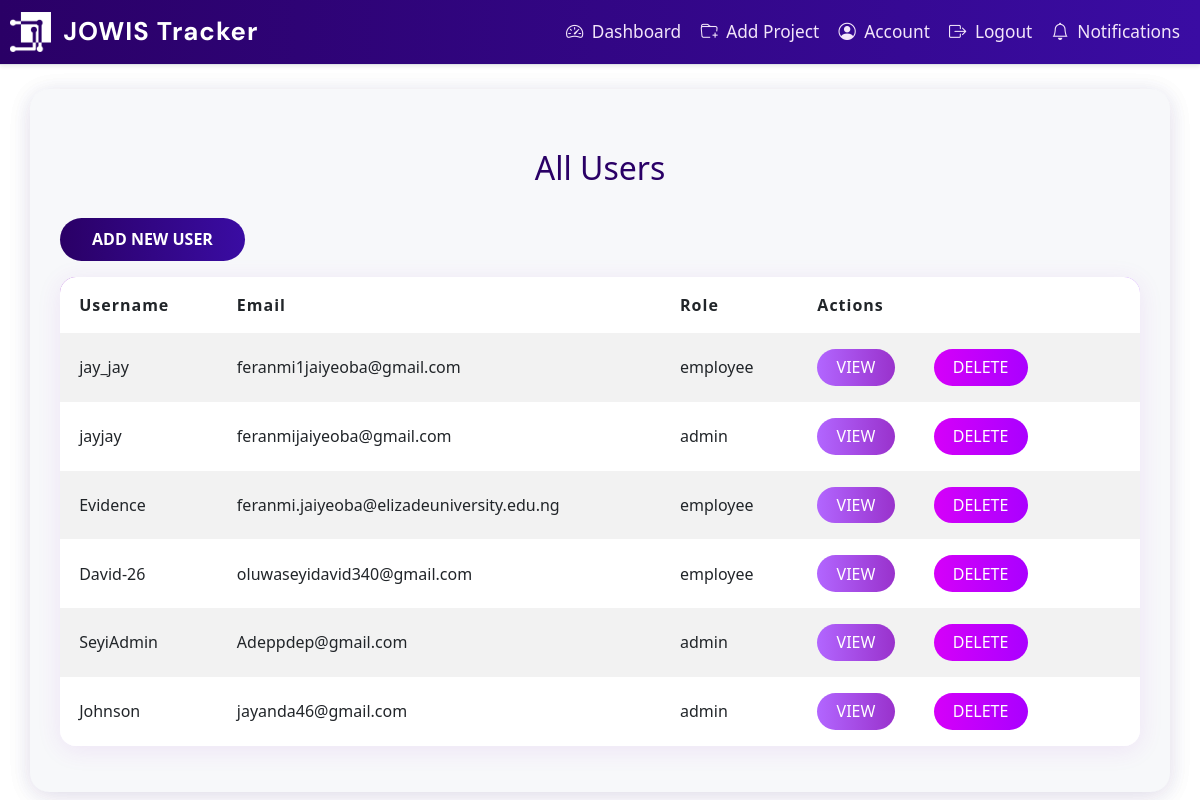
/admin/users (signed in), run on the app's committed database.
### app/dbmodels.py (models this page shows, shortened)
class User(db.Model, UserMixin):
    id = db.Column(db.Integer, primary_key=True)
    username = db.Column(db.String(150), unique=True, nullable=False)
    email = db.Column(db.String(150), unique=True, nullable=False)
    password_hash = db.Column(db.String(150), nullable=False)
    tasks = db.relationship("Task", backref="assigned_to", cascade='all, delete-orphan',passive_deletes=True)
    role = db.Column(db.String(50), nullable=False, default="employee") # or admin
    must_change_password = db.Column(db.Boolean, default=True)
    projects = db.relationship(
        'Project',
        secondary=project_users,
        back_populates='users'
    )
    reset_code = db.Column(db.String(8), nullable=True)
    reset_code_expiry = db.Column(db.DateTime, nullable=True)

### app/routes.py (the view)
@main.route('/admin/users')
@login_required
def admin_users():
    if current_user.role != "admin":
        abort(403)
    users = User.query.all()
    return render_template('admin_users.html', users=users)

### app/templates/admin_users.html
{% extends "base.html" %} {% block content %}
<div class="container mt-4">
  <h2>All Users</h2>
  <a href="{{ url_for('main.admin_create_user') }}" class="btn btn-success mb-3">Add New User</a>
  <table class="table table-striped">
    <thead>
      <tr>
        <th>Username</th>
        <th>Email</th>
        <th>Role</th>
        <th>Actions</th>
      </tr>
    </thead>
    <tbody>
      {% for user in users %}
      <tr>
        <td>{{ user.username }}</td>
        <td>{{ user.email }}</td>
        <td>{{ user.role }}</td>
        <td>
          <a
            href="{{ url_for('main.view_user', user_id=user.id) }}"
            class="btn btn-info btn-sm"
            >View</a
          >
          <form
            action="{{ url_for('main.delete_user', user_id=user.id) }}"
            method="POST"
            style="display: inline"
          >
            <button
              type="submit"
              class="btn btn-danger btn-sm"
              onclick="return confirm('Delete this user?');"
            >
              Delete
            </button>
          </form>
        </td>
      </tr>
      {% endfor %}
    </tbody>
  </table>
</div>
{% endblock %}

### app/static/style.css (style rules this page uses)
body { background: #fff !important; font-family: "Segoe UI", Tahoma, Geneva, Verdana, sans-serif; color: #333; margin: 0; padding: 0; }
.btn, input[type="submit"], .submit, .btn-primary, .btn-outline-primary, .button { background: linear-gradient(90deg, #2a0066 0%, #3a0ca3 100%); color: #fff !important; border: none; transition: background 0.2s; }
body, body.bg-light, body.bg-gradient, body.bg-purple, body.bg-pink { background: #fff !important; }
.container, .container-login, .container-signup, .signup-container, .signup-container-1, .form-container { background: #f7f8fa !important; box-shadow: 0 4px 24px rgba(42, 0, 102, 0.08); border-radius: 1.2rem; }
h2, .signup-container h2 { color: #2a0066; text-align: center; margin-bottom: 30px; }
h2 { text-align: center; margin-bottom: 20px; color: #333; }
body { font-family: "Segoe UI", Tahoma, Geneva, Verdana, sans-serif; background-color: #f0f2f5; margin: 0; }
form { width: 350px; }
h2 { margin-bottom: 25px; color: #333; }
a { color: #007bff; text-decoration: none; }
body { background-color: #f2f2f2; font-family: Arial, sans-serif; margin: 0; }
body { background-color: #f4f6f8; font-family: "Segoe UI", Tahoma, Geneva, Verdana, sans-serif; color: #333; margin: 0; padding: 0; }
.container { padding: 30px; border-radius: 12px; }
h2 { text-align: center; margin-bottom: 30px; color: #2c3e50; }
body { font-family: "Segoe UI", Tahoma, Geneva, Verdana, sans-serif; background-color: #f4f6f8; margin: 0; }
h2 { text-align: center; color: #333; margin-top: 30px; }
form { padding: 25px 30px; border-radius: 10px; box-shadow: 0 4px 10px none; width: 100%; max-width: 500px; margin: 20px auto; }
body { background: linear-gradient(120deg, #e3e6fd 0%, #cebbfb 100%); }
.btn, input[type="submit"] { border-radius: 2em; font-weight: 600; padding: 0.6em 2em; background: linear-gradient(90deg, #5d19d2 0%, #7842f5 100%); color: #fff; border: none; transition: background 0.2s; }
.table-striped { background: #fff; border-radius: 1rem; overflow: hidden; box-shadow: 0 4px 24px rgba(33, 150, 243, 0.1); }
.table thead { background: linear-gradient(90deg, #5419d2 0%, #7b42f5 100%); color: #fff; font-weight: 600; letter-spacing: 1px; }
.table th, .table td { vertical-align: middle !important; padding: 1rem 1.2rem; border: none; }
.table-striped tbody tr:nth-of-type(odd) { background: #e3f2fd; }
.table-striped tbody tr:nth-of-type(even) { background: #f7fbff; }
.btn-info.btn-sm { background: linear-gradient(90deg, #9642f5 0%, #8219d2 100%); border: none; color: #fff; font-weight: 500; border-radius: 2em; padding: 0.4em 1.2em; margin-right: 0.3em; transition: background 0.2s; }
.btn-danger.btn-sm { border-radius: 2em; padding: 0.4em 1.2em; font-weight: 500; background: linear-gradient(90deg, #ff5252 0%, #ff1744 100%); border: none; color: #fff; transition: background 0.2s; }

### data on the page
User: username "jay_jay", email "feranmi1jaiyeoba@gmail.com", role "employee"
User: username "jayjay", email "feranmijaiyeoba@gmail.com", role "admin"
User: username "Evidence", email "feranmi.jaiyeoba@elizadeuniversity.edu.ng", role "employee"
User: username "David-26", email "oluwaseyidavid340@gmail.com", role "employee"
User: username "SeyiAdmin", email "Adeppdep@gmail.com", role "admin"
User: username "Johnson", email "jayanda46@gmail.com", role "admin"
